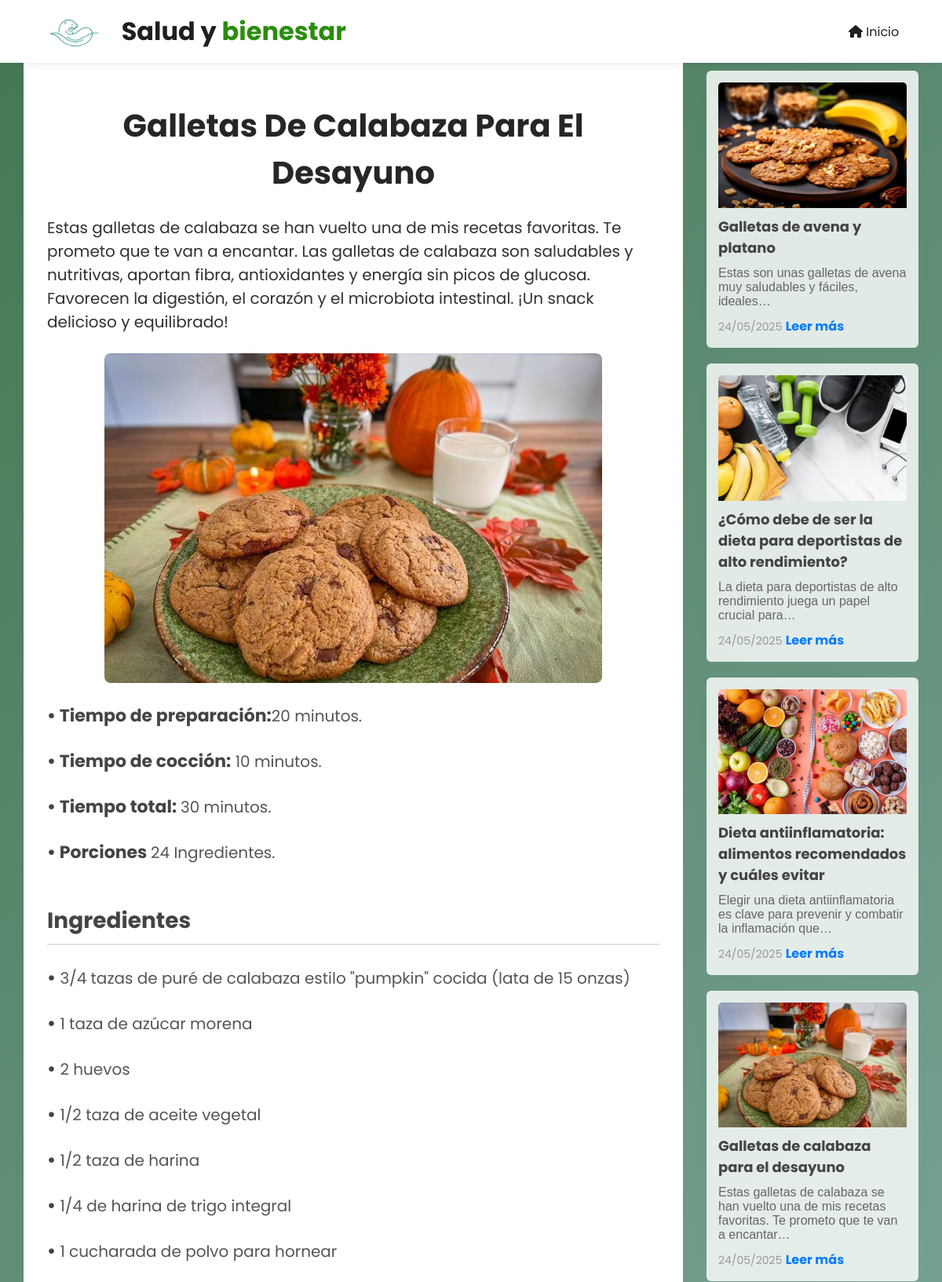
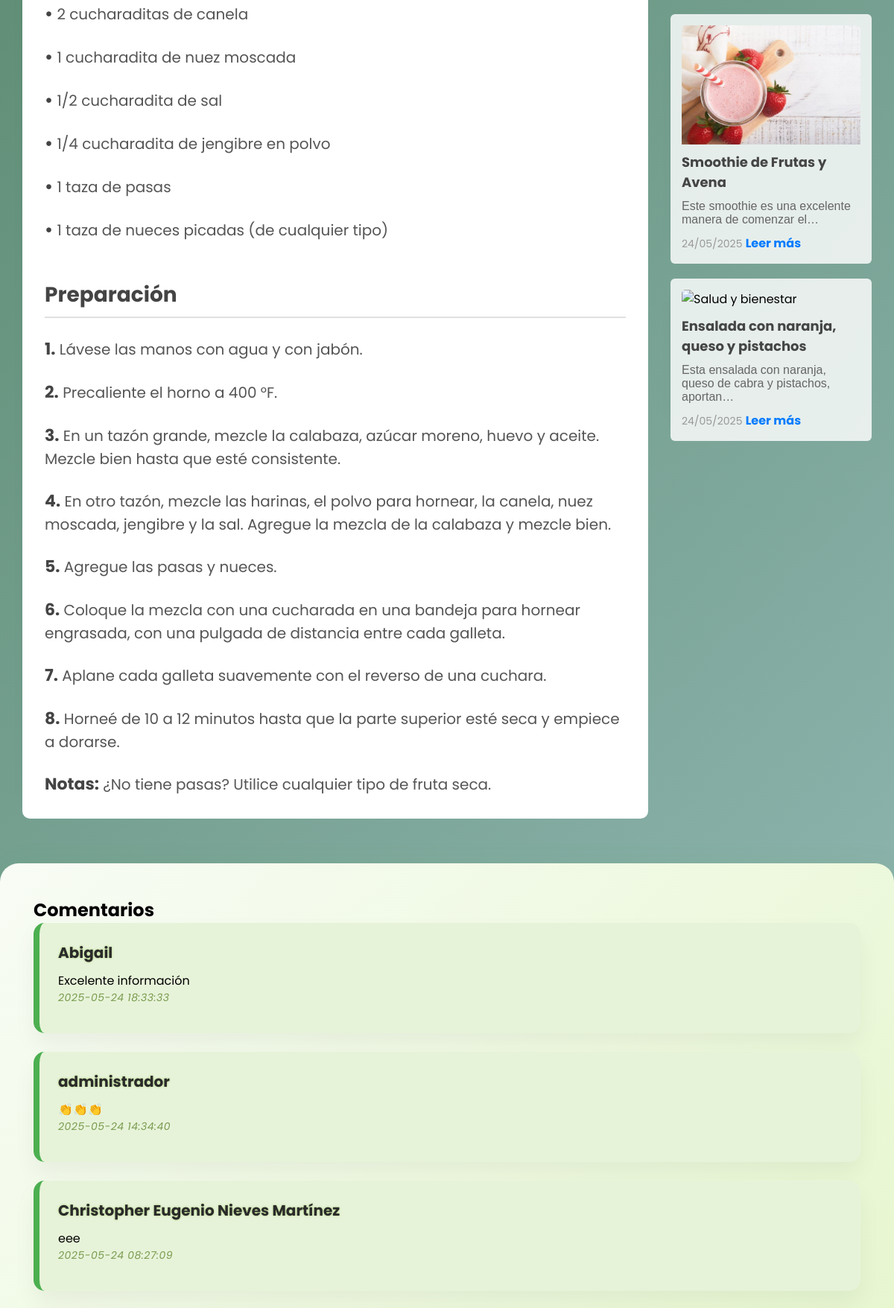
The app's page /post-Bloguero/post3.php (upper part) with its own data (2 pictures, top to bottom).
### tables this page shows
CREATE TABLE `comentarios` (
  `id` int(11) NOT NULL,
  `publicacion_id` int(11) NOT NULL,
  `usuario_id` int(11) NOT NULL,
  `comentario` text NOT NULL,
  `fecha` timestamp NOT NULL DEFAULT current_timestamp()
);

CREATE TABLE `usuarios` (
  `id` int(11) NOT NULL,
  `nombre` varchar(250) NOT NULL,
  `usuario` varchar(250) NOT NULL,
  `email` varchar(100) DEFAULT NULL,
  `contraseña` varchar(250) NOT NULL,
  `id_cargo` int(11) NOT NULL
);

### post-Bloguero/post3.php (the view, shortened to what this page needs)
<?php
$con = connection();
$id = 1;
$sql_comments = "SELECT c.*, u.nombre AS nombre_usuario
                FROM comentarios c
                JOIN usuarios u ON c.usuario_id = u.id
                WHERE c.publicacion_id = '$id'
                ORDER BY c.fecha DESC";
$query_comments = mysqli_query($con, $sql_comments);
?>
<!DOCTYPE html>
<html lang="en">
<head>
    <link rel="stylesheet" href="post-blogero.css">
    <link rel="stylesheet" href="https://use.fontawesome.com/releases/v5.7.2/css/all.css"
>
    <link rel="stylesheet" href="https://cdnjs.cloudflare.com/ajax/libs/font-awesome/6.5.1/css/all.min.css">
</head>
<body id="body-posts">
    <header>
        <div class="contenido-heder">
            <div class="menu-tips">
                <div class="logo-ods">
                    <img src="imagenWeb/img9.png" alt="">
                </div>
                <h1><a href="/indexUsuario.php">Salud y <b>bienestar</b></a></h1>
                <div class="menu-contenido">
                    <nav>
                        <ul>
                            <li><a href="/indexUsuario.php"><i class="fas fa-home"></i> Inicio</a></li>
                        </ul>
                    </nav>
                </div>
            </div>
        </div>
    </header>
    <div class="todo-contenido-post">
        <div class="posts-contenido">
            <div class="titulo-posts">
                <h1>Galletas de calabaza para el desayuno   </h1>
            </div>
            <div class="inicio-posts">
                <p>Estas galletas de calabaza se han vuelto una de mis recetas favoritas. Te prometo que te van a encantar. Las galletas de calabaza son saludables y nutritivas,
                aportan fibra, antioxidantes y energía sin picos de glucosa. Favorecen la digestión, el corazón y el microbiota intestinal. ¡Un snack delicioso y equilibrado!  <p>
            </div>
            <div class="contenido-posts">
                <img src="../post_Img/post3.jpg" alt="">
                <p><span class="post-2">• Tiempo de preparación:</span>20 minutos.  </p>
                <p><span class="post-2">• Tiempo de cocción:</span> 10 minutos.  </p>
                <p><span class="post-2">• Tiempo total: </span>30 minutos.  </p>
                <p><span class="post-2">• Porciones </span>24 Ingredientes. </p>
                <h1>Ingredientes</h1>
                <p><span class="post-2">•</span> 3/4 tazas de puré de calabaza estilo "pumpkin" cocida (lata de 15 onzas)  </p>
                <p><span class="post-2">•</span> 1 taza de azúcar morena </p>
                <p><span class="post-2">•</span> 2 huevos </p>
                <p><span class="post-2">•</span> 1/2 taza de aceite vegetal </p>
                <p><span class="post-2">•</span> 1/2 taza de harina </p>
                <p><span class="post-2">•</span> 1/4 de harina de trigo integral  </p>
                <p><span class="post-2">•</span> 1 cucharada de polvo para hornear </p>
                <p><span class="post-2">•</span> 2 cucharaditas de canela </p>
                <p><span class="post-2">•</span> 1 cucharadita de nuez moscada  </p>
                <p><span class="post-2">•</span>  1/2 cucharadita de sal </p>
                <p><span class="post-2">•</span>  1/4 cucharadita de jengibre en polvo </p>
                <p><span class="post-2">•</span>  1 taza de pasas  </p>
                <p><span class="post-2">•</span> 1 taza de nueces picadas (de cualquier tipo)  </p>
                <h1>Preparación </h1>
                <p><span class="post-2">1.</span> Lávese las manos con agua y con jabón.</p>
                <p><span class="post-2">2.</span> Precaliente el horno a 400 °F. </p>
                <p><span class="post-2">3.</span> En un tazón grande, mezcle la calabaza, azúcar moreno, huevo y aceite. Mezcle bien hasta que esté consistente. </p>
                <p><span class="post-2">4.</span> En otro tazón, mezcle las harinas, el polvo para hornear, la canela, nuez moscada, jengibre y la sal. Agregue la mezcla de la calabaza y mezcle bien. </p>
                <p><span class="post-2">5.</span> Agregue las pasas y nueces. </p>
                <p><span class="post-2">6.</span> Coloque la mezcla con una cucharada en una bandeja para hornear engrasada, con una pulgada de distancia entre cada galleta.  </p>
                <p><span class="post-2">7.</span> Aplane cada galleta suavemente con el reverso de una cuchara. </p>
                <p><span class="post-2">8.</span> Horneé de 10 a 12 minutos hasta que la parte superior esté seca y empiece a dorarse.  </p>
                <p><span class="post-2">Notas:</span> ¿No tiene pasas? Utilice cualquier tipo de fruta seca. </p>
            </div>
        </div>
        <section id="aside">
            <div class="columna-aside">
                <div class="articulo-item">
                    <img src="../post_Img/post6.jpg" alt="Salud y bienestar">
                    <h3>Galletas de avena y platano </h3>
                    <p>Estas son unas galletas de avena muy saludables y fáciles, ideales…  </p>
                    <span>24/05/2025</span>
                    <a href="../post-Bloguero/post6.php">Leer más</a>
                </div>
                <div class="articulo-item">
                    <img src="../post_Img/post1.jpg" alt="Salud y bienestar">
                    <h3>¿Cómo debe de ser la dieta para deportistas de alto rendimiento? </h3>
                    <p>La dieta para deportistas de alto rendimiento juega un papel crucial para… </p>
                    <span>24/05/2025</span>
                    <a href="../post-Bloguero/post1.php">Leer más</a>
                </div>
                <div class="articulo-item">
                    <img src="../post_Img/post2.jpg" alt="Salud y bienestar">
                    <h3>Dieta antiinflamatoria: alimentos recomendados y cuáles evitar </h3>
                    <p>Elegir una dieta antiinflamatoria es clave para prevenir y combatir la inflamación que… </p>
                    <span>24/05/2025</span>
                    <a href="../post-Bloguero/post2.php">Leer más</a>
                </div>
                <div class="articulo-item">
                    <img src="../post_Img/post3.jpg" alt="Salud y bienestar">
                    <h3>Galletas de calabaza para el desayuno  </h3>
                    <p>Estas galletas de calabaza se han vuelto una de mis recetas favoritas. Te prometo que te van a encantar… </p>
                    <span>24/05/2025</span>
                    <a href="../post-Bloguero/post3.php">Leer más</a>
                </div>
                <div class="articulo-item">
                    <img src="../post_Img/post4.jpg" alt="Salud y bienestar">
                    <h3>Smoothie de Frutas y Avena </h3>
                    <p>Este smoothie es una excelente manera de comenzar el… </p>
                    <span>24/05/2025</span>
                    <a href="../post-Bloguero/post4.php">Leer más</a>
                </div>
                <div class="articulo-item">
                    <img src="../post_Img/post5.png" alt="Salud y bienestar">
                    <h3>Ensalada con naranja, queso y pistachos </h3>
                    <p>Esta ensalada con naranja, queso de cabra y pistachos, aportan… </p>
                    <span>24/05/2025</span>
                    <a href="../post-Bloguero/post5.php">Leer más</a>
                </div>
            </div>
        </section>
    </div>
        <div class="comentarios-likes">
    <h2>Comentarios</h2>
    <div class="comentarios-container">
        <?php while ($comment = mysqli_fetch_assoc($query_comments)): ?>
            <div class="comentario">
                <h4><?php echo htmlspecialchars($comment['nombre_usuario']); ?></h4>
                <p><?php echo htmlspecialchars($comment['comentario']); ?></p>
                <p class="fecha-comentario"><?php echo htmlspecialchars($comment['fecha']); ?></p>
            </div>
        <?php endwhile; ?>
    </div>
</div>
</body>
</html>

### records on screen
comentarios: usuario.nombre "Abigail", comentario "Excelente información", fecha "2025-05-24 18:33:33"
comentarios: usuario.nombre "administrador", comentario "👏👏👏", fecha "2025-05-24 14:34:40"
comentarios: usuario.nombre "Christopher Eugenio Nieves Martínez", comentario "eee", fecha "2025-05-24 08:27:09"
